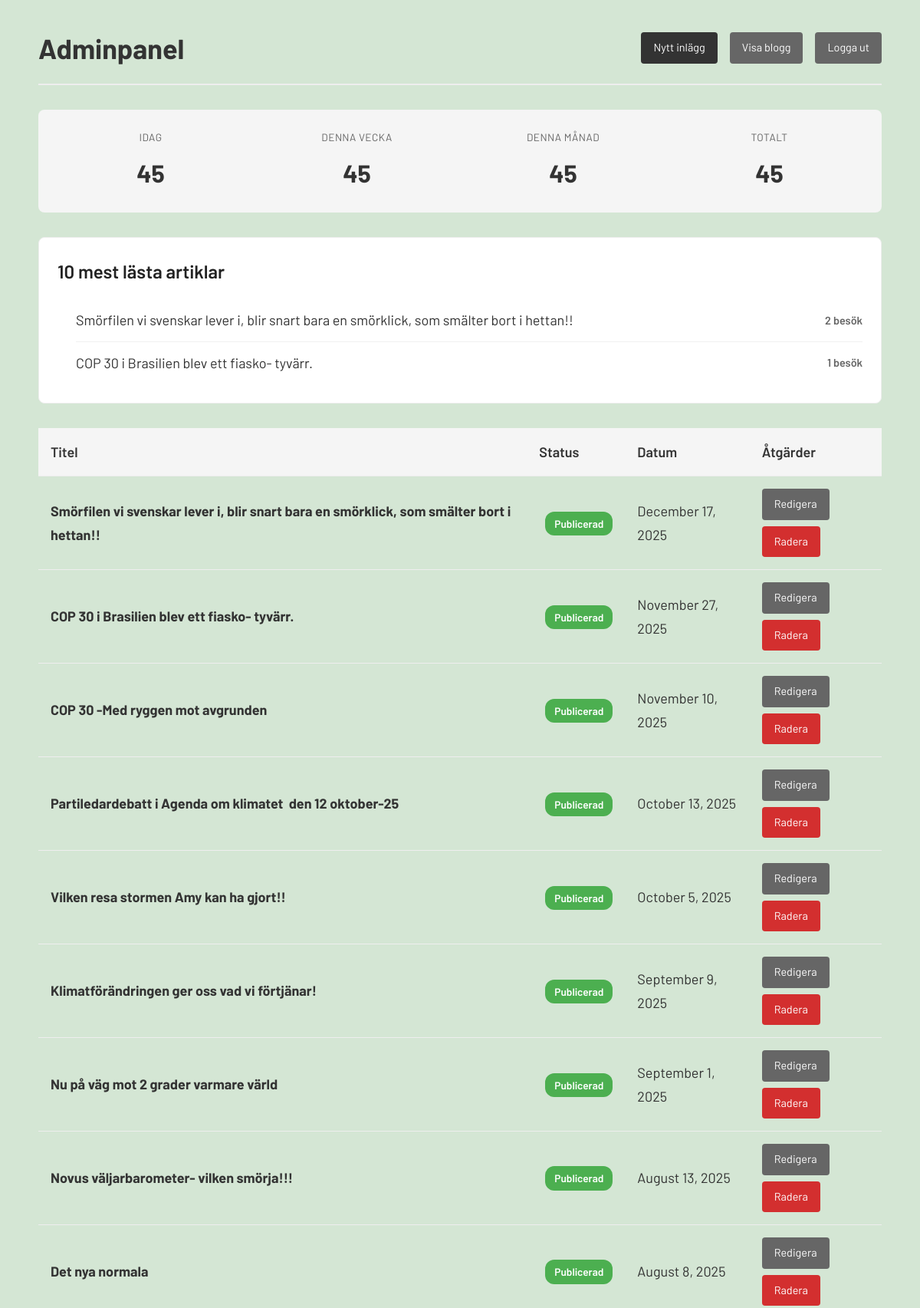
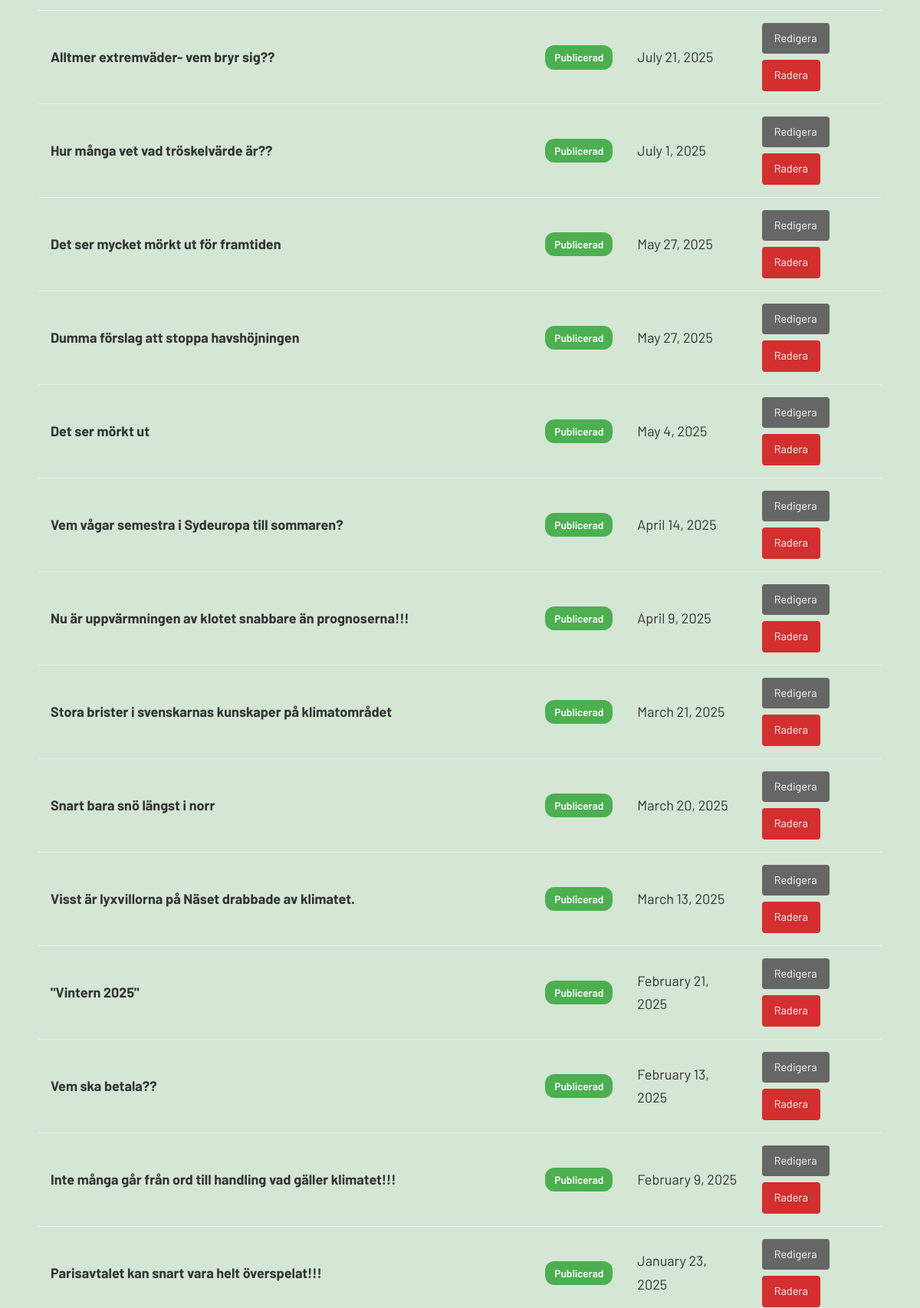
Screenshot of /admin/dashboard.php (signed in, upper part) with the database file from the repository (2 pictures, top to bottom).
### tables this page shows
CREATE TABLE posts (
        id INTEGER PRIMARY KEY AUTOINCREMENT,
        title TEXT NOT NULL,
        content TEXT NOT NULL,
        slug TEXT UNIQUE NOT NULL,
        created_at DATETIME DEFAULT CURRENT_TIMESTAMP,
        updated_at DATETIME DEFAULT CURRENT_TIMESTAMP
    , featured_image TEXT, status TEXT DEFAULT 'draft');

### config.php (called while the page is built, shortened)
<?php
function getDB() {
    $db = new PDO('sqlite:' . DB_PATH);
    $db->setAttribute(PDO::ATTR_ERRMODE, PDO::ERRMODE_EXCEPTION);
    $db->exec('PRAGMA journal_mode=WAL;');
    $db->exec("CREATE TABLE IF NOT EXISTS posts (
        id INTEGER PRIMARY KEY AUTOINCREMENT,
        title TEXT NOT NULL,
        content TEXT NOT NULL,
        slug TEXT UNIQUE NOT NULL,
        featured_image TEXT,
        created_at DATETIME DEFAULT CURRENT_TIMESTAMP,
        updated_at DATETIME DEFAULT CURRENT_TIMESTAMP
    )");
    try {
        $db->exec("ALTER TABLE posts ADD COLUMN featured_image TEXT");
    } catch (PDOException $e) {
    }
    $columnAdded = false;
    try {
        $db->exec("ALTER TABLE posts ADD COLUMN status TEXT DEFAULT 'draft'");
        $columnAdded = true;
    } catch (PDOException $e) {
    }
    $migrationDone = false;
    try {
        $checkStmt = $db->query("SELECT name FROM sqlite_master WHERE type='table' AND name='migrations'");
        if ($checkStmt->fetch()) {
            $migrationStmt = $db->query("SELECT COUNT(*) as count FROM migrations WHERE name = 'set_existing_posts_published'");
            $result = $migrationStmt->fetch(PDO::FETCH_ASSOC);
            $migrationDone = $result && $result['count'] > 0;
        }
    } catch (PDOException $e) {
    }
    if ($columnAdded) {
        try {
            $db->exec("UPDATE posts SET status = 'published'");
            try {
                $db->exec("CREATE TABLE IF NOT EXISTS migrations (name TEXT PRIMARY KEY, executed_at DATETIME DEFAULT CURRENT_TIMESTAMP)");
                $db->exec("INSERT OR IGNORE INTO migrations (name) VALUES ('set_existing_posts_published')");
            } catch (PDOException $e) {
            }
        } catch (PDOException $e) {
        }
    } else if (!$migrationDone) {
        try {
            $db->exec("UPDATE posts SET status = 'published' WHERE status = 'draft' OR status IS NULL OR status = ''");
            try {
                $db->exec("CREATE TABLE IF NOT EXISTS migrations (name TEXT PRIMARY KEY, executed_at DATETIME DEFAULT CURRENT_TIMESTAMP)");
                $db->exec("INSERT OR IGNORE INTO migrations (name) VALUES ('set_existing_posts_published')");
            } catch (PDOException $e) {
            }
        } catch (PDOException $e) {
        }
    }
    $db->exec("CREATE INDEX IF NOT EXISTS idx_slug ON posts(slug)");
    $db->exec("CREATE TABLE IF NOT EXISTS visits (
        id INTEGER PRIMARY KEY AUTOINCREMENT,
        page TEXT NOT NULL,
        visited_at DATETIME DEFAULT CURRENT_TIMESTAMP
    )");
    $db->exec("CREATE INDEX IF NOT EXISTS idx_visited_at ON visits(visited_at)");
    return $db;
}
function formatDate($date) {
    return date('F j, Y', strtotime($date));
}
function getVisitStats() {
    $db = getDB();
    $stats = [];
    $stmt = $db->query("SELECT COUNT(*) as total FROM visits");
    $stats['total'] = $stmt->fetch(PDO::FETCH_ASSOC)['total'];
    $stmt = $db->query("SELECT COUNT(*) as today FROM visits WHERE DATE(visited_at) = DATE('now')");
    $stats['today'] = $stmt->fetch(PDO::FETCH_ASSOC)['today'];
    $stmt = $db->query("SELECT COUNT(*) as week FROM visits WHERE visited_at >= DATE('now', '-7 days')");
    $stats['week'] = $stmt->fetch(PDO::FETCH_ASSOC)['week'];
    $stmt = $db->query("SELECT COUNT(*) as month FROM visits WHERE visited_at >= DATE('now', 'start of month')");
    $stats['month'] = $stmt->fetch(PDO::FETCH_ASSOC)['month'];
    return $stats;
}
function getTopArticles($limit = 10) {
    $db = getDB();
    $stmt = $db->prepare("
        SELECT
            p.id,
            p.title,
            p.slug,
            COUNT(v.id) as visit_count
        FROM visits v
        INNER JOIN posts p ON v.page = 'post:' || p.slug
        WHERE p.status = 'published'
        GROUP BY p.id, p.title, p.slug
        ORDER BY visit_count DESC
        LIMIT ?
    ");
    $stmt->execute([$limit]);
    return $stmt->fetchAll(PDO::FETCH_ASSOC);
}
function generateCSRFToken() {
    return $_SESSION['csrf_token'];
}

### admin/dashboard.php (the view, shortened to what this page needs)
<?php
require_once '../config.php';
$db = getDB();
$stmt = $db->query("SELECT id, title, slug, featured_image, status, created_at, updated_at FROM posts ORDER BY created_at DESC");
$posts = $stmt->fetchAll(PDO::FETCH_ASSOC);
$visitStats = getVisitStats();
$topArticles = getTopArticles(10);
?>
<!DOCTYPE html>
<html lang="sv">
<head>
    <link rel="stylesheet" href="../styles.css">
</head>
<body>
    <div class="container">
        <div class="admin-header">
            <h1>Adminpanel</h1>
            <div class="admin-actions">
                <a href="edit.php" class="btn btn-primary">Nytt inlägg</a>
                <a href="../index.php" class="btn btn-secondary" target="_blank">Visa blogg</a>
                <a href="?logout=1" class="btn btn-secondary">Logga ut</a>
            </div>
        </div>
        <div class="analytics-block">
            <div class="analytics-stat">
                <div class="analytics-stat-label">Idag</div>
                <div class="analytics-stat-value"><?php echo number_format($visitStats['today']); ?></div>
            </div>
            <div class="analytics-stat">
                <div class="analytics-stat-label">Denna vecka</div>
                <div class="analytics-stat-value"><?php echo number_format($visitStats['week']); ?></div>
            </div>
            <div class="analytics-stat">
                <div class="analytics-stat-label">Denna månad</div>
                <div class="analytics-stat-value"><?php echo number_format($visitStats['month']); ?></div>
            </div>
            <div class="analytics-stat">
                <div class="analytics-stat-label">Totalt</div>
                <div class="analytics-stat-value"><?php echo number_format($visitStats['total']); ?></div>
            </div>
        </div>
        <div class="top-articles-block">
            <h2>10 mest lästa artiklar</h2>
            <?php if (empty($topArticles)): ?>
                <div class="no-top-articles">Inga artiklar har besökts än.</div>
            <?php else: ?>
                <ol class="top-articles-list">
                    <?php foreach ($topArticles as $article): ?>
                        <li>
                            <a href="../post.php?slug=<?php echo htmlspecialchars($article['slug']); ?>" target="_blank">
                                <?php echo htmlspecialchars($article['title']); ?>
                            </a>
                            <span class="top-articles-count"><?php echo number_format($article['visit_count']); ?> besök</span>
                        </li>
                    <?php endforeach; ?>
                </ol>
            <?php endif; ?>
        </div>
        <?php if (empty($posts)): ?>
            <div class="no-posts">
                <p>Inga inlägg än. <a href="edit.php">Skapa ditt första inlägg</a>!</p>
            </div>
        <?php else: ?>
            <table class="posts-table">
                <thead>
                    <tr>
                        <th>Titel</th>
                        <th>Status</th>
                        <th>Datum</th>
                        <th>Åtgärder</th>
                    </tr>
                </thead>
                <tbody>
                    <?php foreach ($posts as $post): ?>
                        <tr>
                            <td>
                                <strong><?php echo htmlspecialchars($post['title']); ?></strong>
                            </td>
                            <td>
                                <span class="status-badge status-<?php echo htmlspecialchars($post['status'] ?? 'draft'); ?>">
                                    <?php echo ($post['status'] ?? 'draft') === 'published' ? 'Publicerad' : 'Utkast'; ?>
                                </span>
                            </td>
                            <td><?php echo formatDate($post['created_at']); ?></td>
                            <td>
                                <div class="action-buttons">
                                    <a href="edit.php?id=<?php echo $post['id']; ?>" class="btn btn-secondary">Redigera</a>
                                    <a href="?delete=<?php echo $post['id']; ?>&csrf_token=<?php echo generateCSRFToken(); ?>"
                                       class="btn btn-danger"
                                       onclick="return confirm('Är du säker på att du vill radera detta inlägg?');">Radera</a>
                                </div>
                            </td>
                        </tr>
                    <?php endforeach; ?>
                </tbody>
            </table>
        <?php endif; ?>
    </div>
</body>
</html>

### styles.css (style rules this page uses)
* { margin: 0; padding: 0; box-sizing: border-box; }
body { font-family: 'Barlow', -apple-system, BlinkMacSystemFont, 'Segoe UI', Roboto, 'Helvetica Neue', Arial, sans-serif; font-size: 18px; line-height: 1.7; color: #333; background: #d4e6d4; padding: 2rem 1rem; }
.container { max-width: 1100px; margin: 0 auto; padding: 0; }

### admin/dashboard.php (style rules this page uses)
.admin-header { display: flex; justify-content: space-between; align-items: center; margin-bottom: 2rem; padding-bottom: 1rem; border-bottom: 2px solid #eee; }
.admin-actions { display: flex; gap: 1rem; }
.btn { padding: 0.5rem 1rem; text-decoration: none; border-radius: 4px; display: inline-block; font-size: 0.9rem; }
.btn-primary { background: #333; color: white; }
.btn-secondary { background: #666; color: white; }
.btn-danger { background: #d32f2f; color: white; }
.posts-table { width: 100%; border-collapse: collapse; margin-top: 1rem; }
.posts-table th, .posts-table td { padding: 1rem; text-align: left; border-bottom: 1px solid #eee; }
.posts-table th { background: #f5f5f5; font-weight: 600; }
.action-buttons { display: flex; gap: 0.5rem; flex-wrap: wrap; }
.status-badge { display: inline-block; padding: 0.25rem 0.75rem; border-radius: 12px; font-size: 0.85rem; font-weight: 600; margin-left: 0.5rem; }
.status-published { background: #4caf50; color: white; }
.analytics-block { background: #f5f5f5; border-radius: 8px; padding: 1.5rem; margin-bottom: 2rem; display: grid; grid-template-columns: repeat(auto-fit, minmax(150px, 1fr)); gap: 1.5rem; }
.analytics-stat { text-align: center; }
.analytics-stat-label { font-size: 0.85rem; color: #666; margin-bottom: 0.5rem; text-transform: uppercase; letter-spacing: 0.5px; }
.analytics-stat-value { font-size: 2rem; font-weight: 700; color: #333; }
.top-articles-block { background: white; border-radius: 8px; padding: 1.5rem; margin-bottom: 2rem; border: 1px solid #eee; }
.top-articles-block h2 { font-size: 1.5rem; margin-bottom: 1rem; color: #222; font-weight: 600; }
.top-articles-list { list-style: decimal; padding-left: 1.5rem; margin: 0; }
.top-articles-list li { display: flex; justify-content: space-between; align-items: center; padding: 0.75rem 0; border-bottom: 1px solid #f0f0f0; }
.top-articles-list li:last-child { border-bottom: none; }
.top-articles-list li a { color: #333; text-decoration: none; flex: 1; }
.top-articles-count { font-weight: 600; color: #666; font-size: 0.9rem; margin-left: 1rem; }

### rows the page displays
posts: title "Smörfilen vi svenskar lever i, blir snart bara en smörklick, som smälter bort i hettan!!", visit_count "2", status "Publicerad", created_at "December 17, 2025"
posts: title "COP 30 i Brasilien blev ett fiasko- tyvärr.", visit_count "1", status "Publicerad", created_at "November 27, 2025"
posts: title "COP 30 -Med ryggen mot avgrunden", status "Publicerad", created_at "November 10, 2025"
posts: title "Partiledardebatt i Agenda om klimatet den 12 oktober-25", status "Publicerad", created_at "October 13, 2025"
posts: title "Vilken resa stormen Amy kan ha gjort!!", status "Publicerad", created_at "October 5, 2025"
posts: title "Klimatförändringen ger oss vad vi förtjänar!", status "Publicerad", created_at "September 9, 2025"
posts: title "Nu på väg mot 2 grader varmare värld", status "Publicerad", created_at "September 1, 2025"
posts: title "Novus väljarbarometer- vilken smörja!!!", status "Publicerad", created_at "August 13, 2025"
posts: title "Det nya normala", status "Publicerad", created_at "August 8, 2025"
posts: title "Alltmer extremväder- vem bryr sig??", status "Publicerad", created_at "July 21, 2025"
posts: title "Hur många vet vad tröskelvärde är??", status "Publicerad", created_at "July 1, 2025"
posts: title "Det ser mycket mörkt ut för framtiden", status "Publicerad", created_at "May 27, 2025"
posts: title "Dumma förslag att stoppa havshöjningen", status "Publicerad", created_at "May 27, 2025"
posts: title "Det ser mörkt ut", status "Publicerad", created_at "May 4, 2025"
posts: title "Vem vågar semestra i Sydeuropa till sommaren?", status "Publicerad", created_at "April 14, 2025"
posts: title "Nu är uppvärmningen av klotet snabbare än prognoserna!!!", status "Publicerad", created_at "April 9, 2025"
posts: title "Stora brister i svenskarnas kunskaper på klimatområdet", status "Publicerad", created_at "March 21, 2025"
posts: title "Snart bara snö längst i norr", status "Publicerad", created_at "March 20, 2025"
posts: title "Visst är lyxvillorna på Näset drabbade av klimatet.", status "Publicerad", created_at "March 13, 2025"
posts: title "\"Vintern 2025\"", status "Publicerad", created_at "February 21, 2025"
posts: title "Vem ska betala??", status "Publicerad", created_at "February 13, 2025"
posts: title "Inte många går från ord till handling vad gäller klimatet!!!", status "Publicerad", created_at "February 9, 2025"
posts: title "Parisavtalet kan snart vara helt överspelat!!!", status "Publicerad", created_at "January 23, 2025"

### other values shown
$visitStats['today'] "45"
$visitStats['week'] "45"
$visitStats['month'] "45"
$visitStats['total'] "45"
